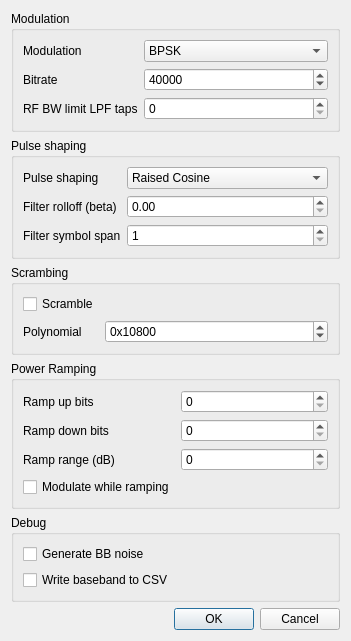
<?xml version="1.0" encoding="UTF-8"?>
<ui version="4.0">
 <class>IEEE_802_15_4_ModTXSettingsDialog</class>
 <widget class="QDialog" name="IEEE_802_15_4_ModTXSettingsDialog">
  <property name="geometry">
   <rect>
    <x>0</x>
    <y>0</y>
    <width>351</width>
    <height>592</height>
   </rect>
  </property>
  <property name="font">
   <font>
    <family>Liberation Sans</family>
    <pointsize>9</pointsize>
   </font>
  </property>
  <property name="windowTitle">
   <string>802.15.4 Extra Settings</string>
  </property>
  <layout class="QVBoxLayout" name="verticalLayout">
   <item>
    <widget class="QGroupBox" name="bitRateGroup">
     <property name="title">
      <string>Modulation</string>
     </property>
     <layout class="QFormLayout" name="formLayout_8">
      <item row="1" column="0">
       <widget class="QLabel" name="bitRateLabel">
        <property name="text">
         <string>Bitrate</string>
        </property>
       </widget>
      </item>
      <item row="1" column="1">
       <widget class="QSpinBox" name="bitRate">
        <property name="toolTip">
         <string>Bitrate (bits per second).</string>
        </property>
        <property name="maximum">
         <number>500000</number>
        </property>
        <property name="value">
         <number>40000</number>
        </property>
       </widget>
      </item>
      <item row="0" column="1">
       <widget class="QComboBox" name="modulation">
        <property name="toolTip">
         <string>Modulation type</string>
        </property>
        <item>
         <property name="text">
          <string>BPSK</string>
         </property>
        </item>
        <item>
         <property name="text">
          <string>O-QPSK</string>
         </property>
        </item>
       </widget>
      </item>
      <item row="0" column="0">
       <widget class="QLabel" name="modulationLabel">
        <property name="text">
         <string>Modulation</string>
        </property>
       </widget>
      </item>
      <item row="2" column="0">
       <widget class="QLabel" name="lpfTapsLabel">
        <property name="text">
         <string>RF BW limit LPF taps</string>
        </property>
       </widget>
      </item>
      <item row="2" column="1">
       <widget class="QSpinBox" name="lpfTaps">
        <property name="toolTip">
         <string>Number of taps in LPF for RF BW filter.</string>
        </property>
        <property name="maximum">
         <number>10000</number>
        </property>
       </widget>
      </item>
     </layout>
    </widget>
   </item>
   <item>
    <widget class="QGroupBox" name="fskGroup">
     <property name="title">
      <string>Pulse shaping</string>
     </property>
     <layout class="QFormLayout" name="formLayout_2">
      <item row="1" column="0">
       <widget class="QLabel" name="label">
        <property name="text">
         <string>Pulse shaping</string>
        </property>
       </widget>
      </item>
      <item row="1" column="1">
       <widget class="QComboBox" name="pulseShaping">
        <item>
         <property name="text">
          <string>Raised Cosine</string>
         </property>
        </item>
        <item>
         <property name="text">
          <string>Half sine</string>
         </property>
        </item>
       </widget>
      </item>
      <item row="2" column="0">
       <widget class="QLabel" name="betaLabel">
        <property name="text">
         <string>Filter rolloff (beta)</string>
        </property>
       </widget>
      </item>
      <item row="2" column="1">
       <widget class="QDoubleSpinBox" name="beta">
        <property name="toolTip">
         <string>Roll-off of the filter</string>
        </property>
        <property name="maximum">
         <double>1.000000000000000</double>
        </property>
        <property name="singleStep">
         <double>0.250000000000000</double>
        </property>
       </widget>
      </item>
      <item row="3" column="0">
       <widget class="QLabel" name="symbolSpanLabel">
        <property name="text">
         <string>Filter symbol span</string>
        </property>
       </widget>
      </item>
      <item row="3" column="1">
       <widget class="QSpinBox" name="symbolSpan">
        <property name="toolTip">
         <string>Number of symbols over which filter is applied</string>
        </property>
        <property name="minimum">
         <number>1</number>
        </property>
        <property name="maximum">
         <number>20</number>
        </property>
       </widget>
      </item>
     </layout>
    </widget>
   </item>
   <item>
    <widget class="QGroupBox" name="scramblingGroup">
     <property name="title">
      <string>Scrambing</string>
     </property>
     <layout class="QFormLayout" name="formLayout">
      <item row="0" column="0">
       <widget class="QCheckBox" name="scramble">
        <property name="toolTip">
         <string>Enabling scrambling.</string>
        </property>
        <property name="text">
         <string>Scramble</string>
        </property>
       </widget>
      </item>
      <item row="1" column="0">
       <widget class="QLabel" name="polynomialLabel">
        <property name="text">
         <string>Polynomial</string>
        </property>
       </widget>
      </item>
      <item row="1" column="1">
       <widget class="QSpinBox" name="polynomial">
        <property name="toolTip">
         <string>Polynomial of the scrambler. The +1 is implicit.</string>
        </property>
        <property name="prefix">
         <string>0x</string>
        </property>
        <property name="maximum">
         <number>2147483647</number>
        </property>
        <property name="value">
         <number>67584</number>
        </property>
        <property name="displayIntegerBase">
         <number>16</number>
        </property>
       </widget>
      </item>
     </layout>
    </widget>
   </item>
   <item>
    <widget class="QGroupBox" name="powerRampingGroup">
     <property name="title">
      <string>Power Ramping</string>
     </property>
     <layout class="QFormLayout" name="formLayout_6">
      <item row="0" column="0">
       <widget class="QLabel" name="rampUpLabel">
        <property name="text">
         <string>Ramp up bits</string>
        </property>
       </widget>
      </item>
      <item row="0" column="1">
       <widget class="QSpinBox" name="rampUp">
        <property name="toolTip">
         <string>Number of bits at start of frame during which output power is ramped up.</string>
        </property>
       </widget>
      </item>
      <item row="1" column="0">
       <widget class="QLabel" name="rampDownLabel">
        <property name="text">
         <string>Ramp down bits</string>
        </property>
       </widget>
      </item>
      <item row="1" column="1">
       <widget class="QSpinBox" name="rampDown">
        <property name="toolTip">
         <string>Number of bits at end of frame during which output power is ramped down.</string>
        </property>
       </widget>
      </item>
      <item row="2" column="0">
       <widget class="QLabel" name="rampRangeLabel">
        <property name="text">
         <string>Ramp range (dB)</string>
        </property>
       </widget>
      </item>
      <item row="2" column="1">
       <widget class="QSpinBox" name="rampRange">
        <property name="toolTip">
         <string>Range in dB over which power is ramped up or down. E.g. a value of 60 causes power to be ramped from -60dB to 0dB.</string>
        </property>
        <property name="maximum">
         <number>120</number>
        </property>
       </widget>
      </item>
      <item row="3" column="0">
       <widget class="QCheckBox" name="modulateWhileRamping">
        <property name="toolTip">
         <string>Modulate during ramping.</string>
        </property>
        <property name="text">
         <string>Modulate while ramping</string>
        </property>
       </widget>
      </item>
     </layout>
    </widget>
   </item>
   <item>
    <widget class="QGroupBox" name="debugGroup">
     <property name="title">
      <string>Debug</string>
     </property>
     <layout class="QFormLayout" name="formLayout_3">
      <item row="0" column="0">
       <widget class="QCheckBox" name="bbNoise">
        <property name="toolTip">
         <string>Generate white noise as baseband signal.</string>
        </property>
        <property name="text">
         <string>Generate BB noise</string>
        </property>
       </widget>
      </item>
      <item row="1" column="0">
       <widget class="QCheckBox" name="writeToFile">
        <property name="sizePolicy">
         <sizepolicy hsizetype="Minimum" vsizetype="Fixed">
          <horstretch>0</horstretch>
          <verstretch>0</verstretch>
         </sizepolicy>
        </property>
        <property name="toolTip">
         <string>Write baseband signal to a CSV file named IEEE_802_15_4_Mod.csv</string>
        </property>
        <property name="text">
         <string>Write baseband to CSV</string>
        </property>
       </widget>
      </item>
     </layout>
    </widget>
   </item>
   <item>
    <widget class="QDialogButtonBox" name="buttonBox">
     <property name="orientation">
      <enum>Qt::Horizontal</enum>
     </property>
     <property name="standardButtons">
      <set>QDialogButtonBox::Cancel|QDialogButtonBox::Ok</set>
     </property>
    </widget>
   </item>
  </layout>
 </widget>
 <tabstops>
  <tabstop>modulation</tabstop>
  <tabstop>bitRate</tabstop>
  <tabstop>lpfTaps</tabstop>
  <tabstop>pulseShaping</tabstop>
  <tabstop>beta</tabstop>
  <tabstop>symbolSpan</tabstop>
  <tabstop>scramble</tabstop>
  <tabstop>polynomial</tabstop>
  <tabstop>rampUp</tabstop>
  <tabstop>rampDown</tabstop>
  <tabstop>rampRange</tabstop>
  <tabstop>modulateWhileRamping</tabstop>
  <tabstop>bbNoise</tabstop>
  <tabstop>writeToFile</tabstop>
 </tabstops>
 <resources/>
 <connections>
  <connection>
   <sender>buttonBox</sender>
   <signal>accepted()</signal>
   <receiver>IEEE_802_15_4_ModTXSettingsDialog</receiver>
   <slot>accept()</slot>
   <hints>
    <hint type="sourcelabel">
     <x>248</x>
     <y>254</y>
    </hint>
    <hint type="destinationlabel">
     <x>157</x>
     <y>274</y>
    </hint>
   </hints>
  </connection>
  <connection>
   <sender>buttonBox</sender>
   <signal>rejected()</signal>
   <receiver>IEEE_802_15_4_ModTXSettingsDialog</receiver>
   <slot>reject()</slot>
   <hints>
    <hint type="sourcelabel">
     <x>316</x>
     <y>260</y>
    </hint>
    <hint type="destinationlabel">
     <x>286</x>
     <y>274</y>
    </hint>
   </hints>
  </connection>
 </connections>
</ui>
